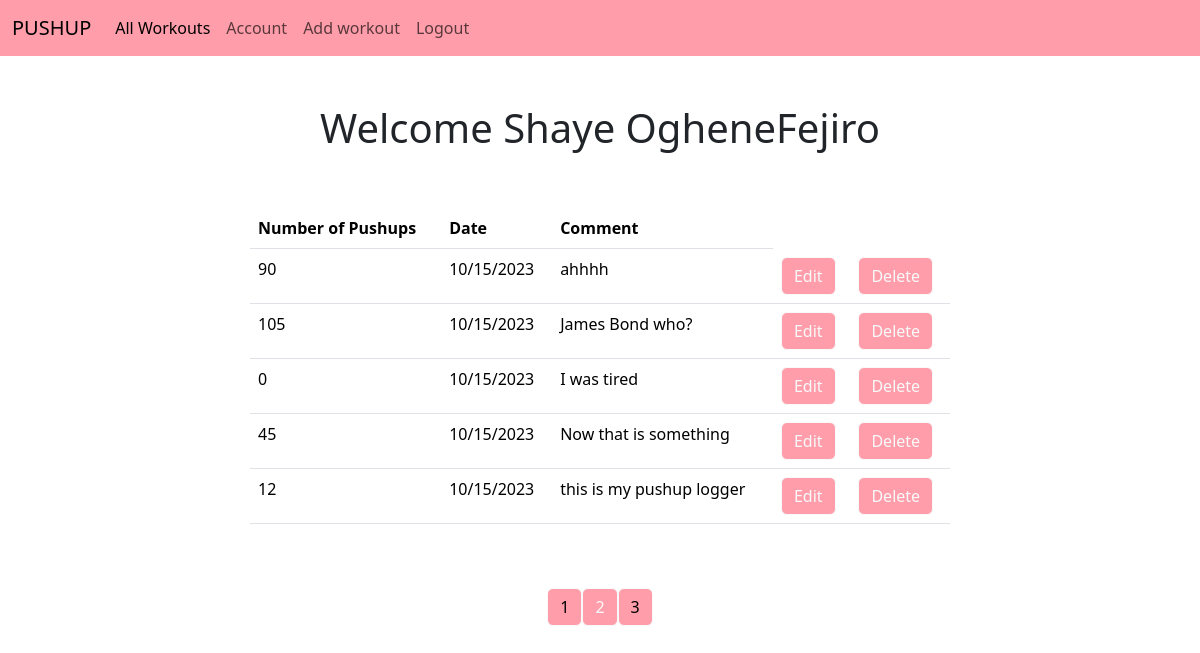
The page /all?page=2 (signed in) on the database its author committed.
### models.py (models this page shows)
class User(db.Model,UserMixin):
    id=db.Column(db.Integer,primary_key=True, autoincrement=True)
    name = db.Column(db.String(250),nullable=False)
    email = db.Column(db.String(250), primary_key=False,nullable=False,)
    password = db.Column(db.String(250), primary_key=False,nullable=False)
    workouts=db.relationship('Workout',backref='author',lazy=True)

class Workout(db.Model):
    id=db.Column(db.Integer,primary_key=True,autoincrement=True)
    pushups =db.Column(db.Integer,nullable=False)
    date_posted = db.Column(db.DateTime,nullable=False,default=datetime.utcnow)
    comment=db.Column(db.Text,nullable=False)
    user_id=db.Column(db.Integer,db.ForeignKey('user.id'),nullable=False)

### main.py (the view)
@main.route('/all')
@login_required
def user_workouts():
    page=request.args.get('page',1,type=int)
    user=User.query.filter_by(email=current_user.email).first_or_404()
    workouts=Workout.query.filter_by(author=user).paginate(page=page,per_page=5)
    return render_template('all_workouts.html',workouts=workouts,user=user)

### init.py (called while the page is built)
def create_app():
    app=Flask(__name__)
    app.config["SECRET_KEY"] = "secret-key"
    app.config["SQLALCHEMY_DATABASE_URI"] = "sqlite:///db.sqlite"
    db.init_app(app)
    login_manager=LoginManager()
    login_manager.login_view='auth.login'
    login_manager.init_app(app)
    from models import User
    @login_manager.user_loader
    def load_user(user_id):
        return User.query.get(int(user_id))
    from main import main as main_blueprint
    app.register_blueprint(main_blueprint)
    from auth import auth as auth_blueprint
    app.register_blueprint(auth_blueprint)
    with app.app_context():
       db.create_all()
    return app

### templates/all_workouts.html (shortened to what this page needs)
{% extends 'base.html' %}
{% block content %}
<br>
<br>
<h1 class="container d-flex align-items-center justify-content-center">Welcome {{user.name}}</h1>
<br>
<br>
<div class="container d-flex align-items-center justify-content-center">
    <table class="table table-hover" style="width:700px;">
        <thread class="thread-dark">
            <tr>
                <th scope="col">Number of Pushups</th>
                <th scope="col">Date</th>
                <th scope="col">Comment</th>
            </tr>
        </thread>
        <body>
            {% for workout in workouts.items %}
             <tr>
                 <td>{{workout.pushups}}</td>
                 <td>{{workout.date_posted.strftime('%m/%d/%Y')}}</td>
                 <td>{{workout.comment}}</td>
                 <td>
                     <a href="{{url_for('main.update_workout',workout_id=workout.id)}}" class="btn btn-outline-light button " role="button">Edit</a>
                 </td>
                 <td>
                     <a href="{{url_for('main.delete',workout_id=workout.id)}}" class="btn btn-outline-light button" role="button">Delete</a>
                 </td>
             </tr>
          {% endfor%}
        </body>
    </table>
    </div>
<br>
<br>
    <div class="container d-flex align-items-center justify-content-center">
    {% for page_num in workouts.iter_pages(left_edge=1,right_edge=1,left_current=1,right_current=1)%}
    {%if page_num%}
    {%if workouts.page==page_num%}
    <a href="{{url_for('main.user_workouts',page=page_num)}}" class="btn btn-outline-light button">
        {{page_num}}
    </a>
    {%else%}
    <a href="{{url_for('main.user_workouts',page=page_num)}}" class="btn btn-light button">
        {{page_num}}
    </a>
    {%endif%}
    {%else%}
    ...
    {%endif%}
    {%endfor%}
    </div>
{% endblock %}

### static/styles.css (style rules this page uses)
.navbar,.button { background-color: #FF9EAA !important; }

### rows shown on the page
User: name "Shaye OgheneFejiro"
Workout: pushups "90", date_posted "10/15/2023", comment "ahhhh"
Workout: pushups "105", date_posted "10/15/2023", comment "James Bond who?"
Workout: pushups "0", date_posted "10/15/2023", comment "I was tired"
Workout: pushups "45", date_posted "10/15/2023", comment "Now that is something"
Workout: pushups "12", date_posted "10/15/2023", comment "this is my pushup logger"

### other values the page prints
{{ page_num }} "1" "3"
{{ page_num }} "2"
